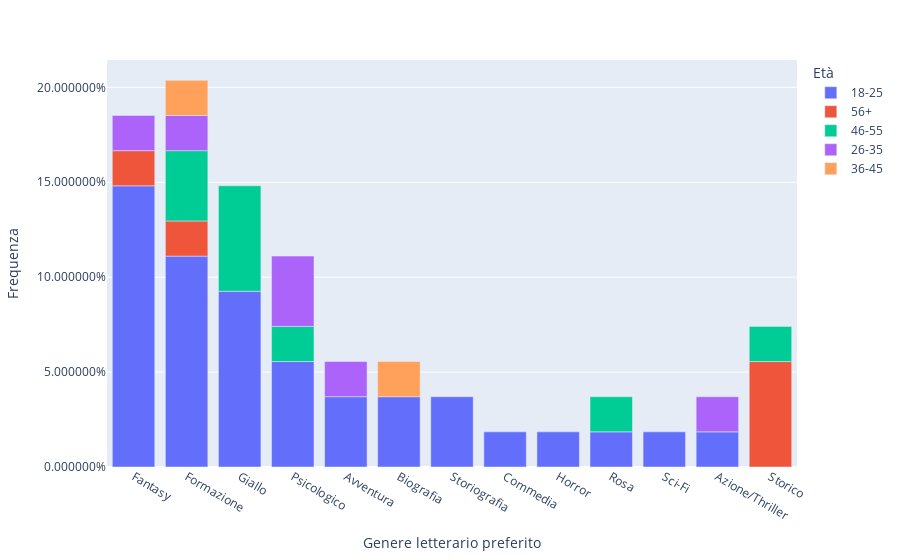
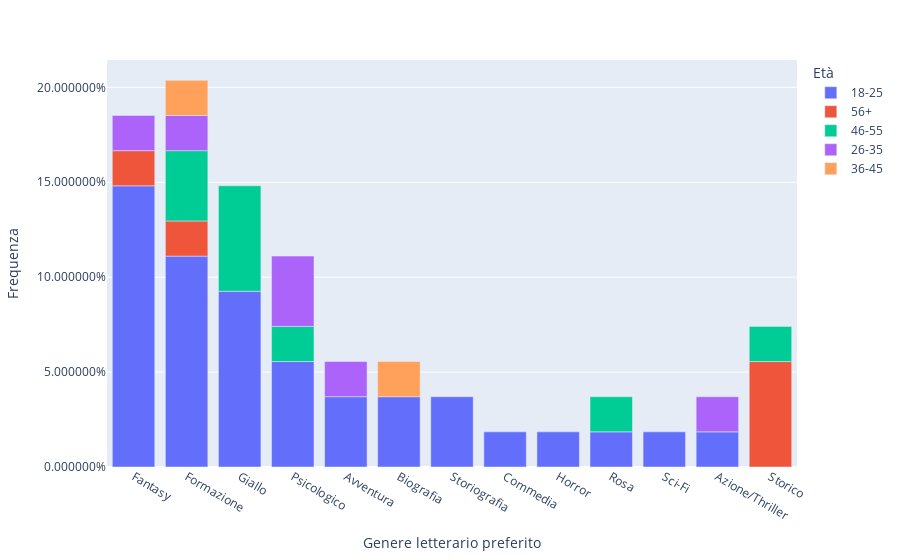

The notebook cell these images were saved under, in order:
### Code cell
# Plot based on genre and age
df_genre_age = get_freq(df, ['Genere letterario preferito', 'Età'])

# Relative freq
df_genre_age = to_relative_freq(df_genre_age)
bar_genre_age = px.bar(df_genre_age, x = 'Genere letterario preferito', labels = {'f': 'Frequenza'}, y = 'f', color='Età')

# Add % sign to the ticks
bar_genre_age.update_layout(yaxis_tickformat = '%')

bar_genre_age.show()

# Saving
save_plot(bar_genre_age, 'bar_genre_age')

### Figure 1 — Plotly figure (JSON) as saved in the notebook; plotly's stock layout.template omitted (floating-point values rounded to 4 significant figures)
{"data": [{"alignmentgroup": "True", "hovertemplate": "Età=18-25<br>Genere letterario preferito=%{x}<br>Frequenza=%{y}<extra></extra>", "legendgroup": "18-25", "marker": {"color": "#636efa"}, "name": "18-25", "offsetgroup": "18-25", "orientation": "v", "showlegend": true, "textposition": "auto", "type": "bar", "x": ["Fantasy", "Formazione", "Giallo", "Psicologico", "Avventura", "Biografia", "Storiografia", "Commedia", "Horror", "Rosa", "Sci-Fi", "Azione/Thriller"], "xaxis": "x", "y": [0.1481, 0.1111, 0.09259, 0.05556, 0.03704, 0.03704, 0.03704, 0.01852, 0.01852, 0.01852, 0.01852, 0.01852], "yaxis": "y"}, {"alignmentgroup": "True", "hovertemplate": "Età=56+<br>Genere letterario preferito=%{x}<br>Frequenza=%{y}<extra></extra>", "legendgroup": "56+", "marker": {"color": "#EF553B"}, "name": "56+", "offsetgroup": "56+", "orientation": "v", "showlegend": true, "textposition": "auto", "type": "bar", "x": ["Storico", "Formazione", "Fantasy"], "xaxis": "x", "y": [0.05556, 0.01852, 0.01852], "yaxis": "y"}, {"alignmentgroup": "True", "hovertemplate": "Età=46-55<br>Genere letterario preferito=%{x}<br>Frequenza=%{y}<extra></extra>", "legendgroup": "46-55", "marker": {"color": "#00cc96"}, "name": "46-55", "offsetgroup": "46-55", "orientation": "v", "showlegend": true, "textposition": "auto", "type": "bar", "x": ["Giallo", "Formazione", "Psicologico", "Rosa", "Storico"], "xaxis": "x", "y": [0.05556, 0.03704, 0.01852, 0.01852, 0.01852], "yaxis": "y"}, {"alignmentgroup": "True", "hovertemplate": "Età=26-35<br>Genere letterario preferito=%{x}<br>Frequenza=%{y}<extra></extra>", "legendgroup": "26-35", "marker": {"color": "#ab63fa"}, "name": "26-35", "offsetgroup": "26-35", "orientation": "v", "showlegend": true, "textposition": "auto", "type": "bar", "x": ["Psicologico", "Formazione", "Avventura", "Fantasy", "Azione/Thriller"], "xaxis": "x", "y": [0.03704, 0.01852, 0.01852, 0.01852, 0.01852], "yaxis": "y"}, {"alignmentgroup": "True", "hovertemplate": "Età=36-45<br>Genere letterario preferito=%{x}<br>Frequenza=%{y}<extra></extra>", "legendgroup": "36-45", "marker": {"color": "#FFA15A"}, "name": "36-45", "offsetgroup": "36-45", "orientation": "v", "showlegend": true, "textposition": "auto", "type": "bar", "x": ["Formazione", "Biografia"], "xaxis": "x", "y": [0.01852, 0.01852], "yaxis": "y"}], "layout": {"barmode": "relative", "legend": {"title": {"text": "Età"}, "tracegroupgap": 0}, "margin": {"t": 60}, "xaxis": {"anchor": "y", "domain": [0.0, 1.0], "title": {"text": "Genere letterario preferito"}}, "yaxis": {"anchor": "x", "domain": [0.0, 1.0], "tickformat": "%", "title": {"text": "Frequenza"}}}}

### Figure 2 — Plotly figure (JSON) as saved in the notebook; plotly's stock layout.template omitted (floating-point values rounded to 4 significant figures)
{"data": [{"alignmentgroup": "True", "hovertemplate": "Età=18-25<br>Genere letterario preferito=%{x}<br>Frequenza=%{y}<extra></extra>", "legendgroup": "18-25", "marker": {"color": "#636efa"}, "name": "18-25", "offsetgroup": "18-25", "orientation": "v", "showlegend": true, "textposition": "auto", "type": "bar", "x": ["Fantasy", "Formazione", "Giallo", "Psicologico", "Avventura", "Biografia", "Storiografia", "Commedia", "Horror", "Rosa", "Sci-Fi", "Azione/Thriller"], "xaxis": "x", "y": [0.1481, 0.1111, 0.09259, 0.05556, 0.03704, 0.03704, 0.03704, 0.01852, 0.01852, 0.01852, 0.01852, 0.01852], "yaxis": "y"}, {"alignmentgroup": "True", "hovertemplate": "Età=56+<br>Genere letterario preferito=%{x}<br>Frequenza=%{y}<extra></extra>", "legendgroup": "56+", "marker": {"color": "#EF553B"}, "name": "56+", "offsetgroup": "56+", "orientation": "v", "showlegend": true, "textposition": "auto", "type": "bar", "x": ["Storico", "Formazione", "Fantasy"], "xaxis": "x", "y": [0.05556, 0.01852, 0.01852], "yaxis": "y"}, {"alignmentgroup": "True", "hovertemplate": "Età=46-55<br>Genere letterario preferito=%{x}<br>Frequenza=%{y}<extra></extra>", "legendgroup": "46-55", "marker": {"color": "#00cc96"}, "name": "46-55", "offsetgroup": "46-55", "orientation": "v", "showlegend": true, "textposition": "auto", "type": "bar", "x": ["Giallo", "Formazione", "Psicologico", "Rosa", "Storico"], "xaxis": "x", "y": [0.05556, 0.03704, 0.01852, 0.01852, 0.01852], "yaxis": "y"}, {"alignmentgroup": "True", "hovertemplate": "Età=26-35<br>Genere letterario preferito=%{x}<br>Frequenza=%{y}<extra></extra>", "legendgroup": "26-35", "marker": {"color": "#ab63fa"}, "name": "26-35", "offsetgroup": "26-35", "orientation": "v", "showlegend": true, "textposition": "auto", "type": "bar", "x": ["Psicologico", "Formazione", "Avventura", "Fantasy", "Azione/Thriller"], "xaxis": "x", "y": [0.03704, 0.01852, 0.01852, 0.01852, 0.01852], "yaxis": "y"}, {"alignmentgroup": "True", "hovertemplate": "Età=36-45<br>Genere letterario preferito=%{x}<br>Frequenza=%{y}<extra></extra>", "legendgroup": "36-45", "marker": {"color": "#FFA15A"}, "name": "36-45", "offsetgroup": "36-45", "orientation": "v", "showlegend": true, "textposition": "auto", "type": "bar", "x": ["Formazione", "Biografia"], "xaxis": "x", "y": [0.01852, 0.01852], "yaxis": "y"}], "layout": {"autosize": true, "barmode": "relative", "legend": {"title": {"text": "Età"}, "tracegroupgap": 0}, "margin": {"t": 60}, "xaxis": {"anchor": "y", "autorange": true, "domain": [0, 1], "range": [-0.5, 12.5], "title": {"text": "Genere letterario preferito"}, "type": "category"}, "yaxis": {"anchor": "x", "autorange": true, "domain": [0, 1], "range": [0, 0.2144], "tickformat": "%", "title": {"text": "Frequenza"}, "type": "linear"}}}
